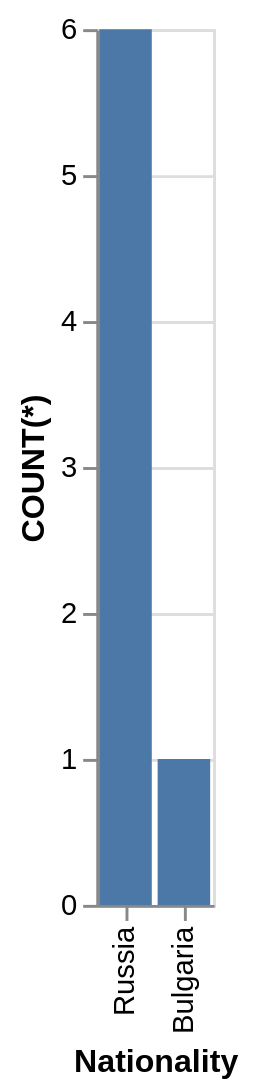

Write a Vega-Lite specification for this figure.
### Vega-Lite specification from a JSON file in a GitHub repository (floating-point values rounded to 4 significant figures)
{"data": {"values": [{"x_data": "Russia", "y_data": 6}, {"x_data": "Bulgaria", "y_data": 1}]}, "mark": "bar", "encoding": {"x": {"field": "x_data", "type": "nominal", "title": "Nationality", "sort": "descending"}, "y": {"field": "y_data", "type": "quantitative", "title": "COUNT(*)"}}}
